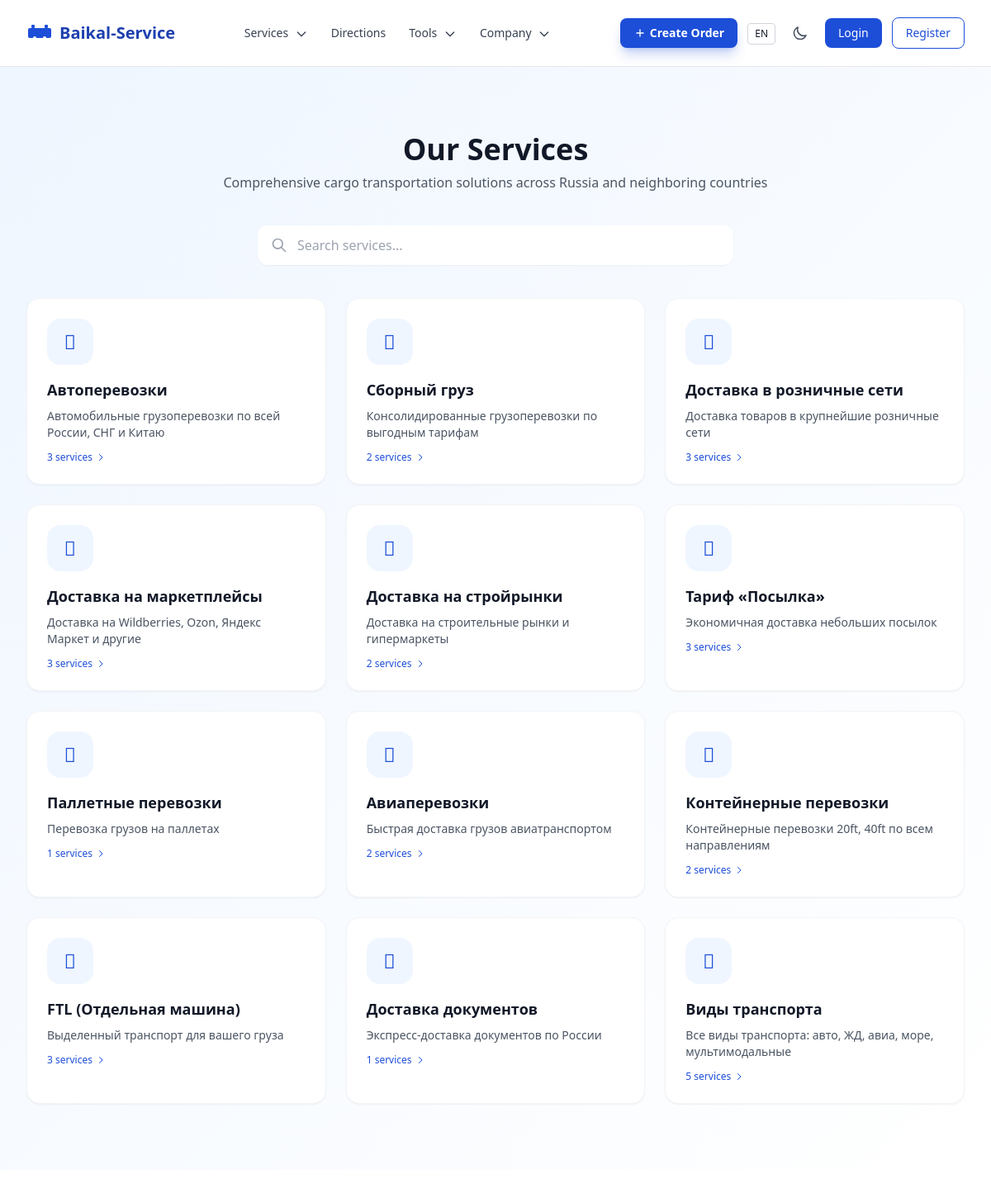
Screenshot of /ru/services/ with the database file from the repository.
### apps/services/models.py (models this page shows, shortened)
class ServiceCategory(models.Model):
    name = models.CharField(max_length=255, verbose_name=_('Name'))
    name_en = models.CharField(max_length=255, blank=True, verbose_name=_('Name (EN)'))
    slug = models.SlugField(unique=True, verbose_name=_('Slug'))
    icon = models.CharField(max_length=100, blank=True, verbose_name=_('Icon'))
    description = models.TextField(blank=True, verbose_name=_('Description'))
    description_en = models.TextField(blank=True, verbose_name=_('Description (EN)'))
    order = models.IntegerField(default=0, verbose_name=_('Order'))
    parent = models.ForeignKey('self', on_delete=models.SET_NULL, null=True, blank=True, related_name='children', verbose_name=_('Parent category'))
    class Meta:
        verbose_name = _('Service category')
        verbose_name_plural = _('Service categories')
        ordering = ['order']
    def get_localized_name(self, language='ru'):
        if language == 'en' and self.name_en:
            return self.name_en
        return self.name

### apps/services/views.py (the view)
# urls.py: path('', views.ServiceCategoryListView.as_view(), name='list'),
class ServiceCategoryListView(ListView):
    model = ServiceCategory
    template_name = 'pages/services/category_list.html'
    context_object_name = 'categories'
    paginate_by = 12
    def get_queryset(self):
        active_services = Service.objects.filter(is_active=True)
        qs = ServiceCategory.objects.filter(parent__isnull=True).prefetch_related(
            Prefetch('services', queryset=active_services),
            Prefetch('children', queryset=ServiceCategory.objects.all()),
        )
        q = self.request.GET.get('q', '').strip()
        if q:
            qs = qs.filter(
                Q(name__icontains=q) | Q(name_en__icontains=q) | Q(description__icontains=q)
            )
        else:
            qs = qs.filter(services__is_active=True).distinct()
        return qs

### apps/core/context_processors.py (called while the page is built)
def site_settings(request):
    return {
        'SITE_NAME': 'Baikal-Service',
        'SITE_DESCRIPTION': 'Logistics and cargo transportation across Russia and CIS',
        'theme': getattr(request, 'theme', 'light'),
        'DEBUG': settings.DEBUG,
    }

### apps/core/templatetags/i18n_extras.py (called while the page is built, shortened)
@register.filter
def localized(obj, language=None):
    if language is None:
        language = translation.get_language()
    lang_code = language[:2] if language else 'ru'
    if hasattr(obj, 'get_localized_name'):
        return obj.get_localized_name(lang_code)

@register.filter
def localized_field(obj, field_name):
    language = translation.get_language()
    lang_code = language[:2] if language else 'ru'
    if lang_code == 'en':
        en_field = f'{field_name}_en'
        if hasattr(obj, en_field):
            value = getattr(obj, en_field)
            if value:
                return value
    return getattr(obj, field_name, '')

### templates/pages/services/category_list.html (shortened to what this page needs)
{% extends 'base.html' %}{% load i18n static i18n_extras %}
{% block content %}
<div class="bg-gradient-to-br from-baikal-50 to-white dark:from-gray-900 dark:to-gray-800">
  <div class="max-w-7xl mx-auto px-4 sm:px-6 lg:px-8 py-12 lg:py-20">
    <h1 class="text-3xl lg:text-4xl font-bold text-gray-900 dark:text-white text-center mb-2">{% translate 'Our Services' %}</h1>
    <p class="text-gray-600 dark:text-gray-400 text-center max-w-2xl mx-auto mb-10">{% translate 'Comprehensive cargo transportation solutions across Russia and neighboring countries' %}</p>
    <div class="max-w-xl mx-auto mb-10">
      <div class="relative">
        <svg class="absolute left-4 top-1/2 -translate-y-1/2 w-5 h-5 text-gray-400" fill="none" stroke="currentColor" viewBox="0 0 24 24"><path stroke-linecap="round" stroke-linejoin="round" stroke-width="2" d="M21 21l-6-6m2-5a7 7 0 11-14 0 7 7 0 0114 0z"/></svg>
        <input type="text" name="q" value="{{ request.GET.q }}" placeholder="{% translate 'Search services...' %}" hx-get="{% url 'services:list' %}" hx-trigger="keyup changed delay:300ms" hx-target="#categories-grid" hx-select="#categories-grid" hx-swap="outerHTML" hx-push-url="true" class="w-full pl-12 pr-4 py-3 rounded-xl border-gray-300 dark:border-gray-600 bg-white dark:bg-gray-800 text-gray-900 dark:text-gray-100 focus:ring-2 focus:ring-baikal-500 focus:border-baikal-500 transition-colors shadow-sm">
      </div>
    </div>
    <div id="categories-grid" class="grid grid-cols-1 sm:grid-cols-2 lg:grid-cols-3 gap-6">
      {% for category in categories %}
      <a href="{% url 'services:category' slug=category.slug %}" class="group bg-white dark:bg-gray-800 rounded-2xl p-6 shadow-sm hover:shadow-xl border border-gray-100 dark:border-gray-700 transition-all duration-300">
        <div class="w-14 h-14 rounded-2xl bg-baikal-50 dark:bg-baikal-900/30 flex items-center justify-center mb-4 group-hover:scale-110 group-hover:bg-baikal-100 dark:group-hover:bg-baikal-900/50 transition-all duration-300">
          {% if category.icon %}
          <i class="{{ category.icon }} text-2xl text-baikal-600 dark:text-baikal-400"></i>
          {% endif %}
        </div>
        <h3 class="text-lg font-semibold text-gray-900 dark:text-white mb-2 group-hover:text-baikal-600 dark:group-hover:text-baikal-400 transition-colors">{{ category|localized }}</h3>
        <p class="text-sm text-gray-600 dark:text-gray-400 line-clamp-2">{{ category|localized_field:'description' }}</p>
        {% if category.services.all|length %}
        <div class="mt-3 flex items-center gap-1 text-xs text-baikal-600 dark:text-baikal-400 font-medium">
          <span>{{ category.services.all|length }} {% translate 'services' %}</span>
          <svg class="w-3 h-3" fill="none" stroke="currentColor" viewBox="0 0 24 24"><path stroke-linecap="round" stroke-linejoin="round" stroke-width="2" d="M9 5l7 7-7 7"/></svg>
        </div>
        {% endif %}
      </a>
      {% endfor %}
    </div>
  </div>
</div>
{% endblock %}

### static/css/styles.css (style rules this page uses)
html { line-height: 1.5; -webkit-text-size-adjust: 100%; -moz-tab-size: 4; tab-size: 4; font-family: 'Inter', ui-sans-serif, system-ui, sans-serif; font-feature-settings: normal; font-variation-settings: normal; -webkit-tap-highlight-color: transparent; }
body { margin: 0; line-height: inherit; }
a { color: inherit; text-decoration: inherit; }

### rows the page displays
ServiceCategory: name "Автоперевозки", description "Автомобильные грузоперевозки по всей России, СНГ и Китаю", services.all|length "3"
ServiceCategory: name "Сборный груз", description "Консолидированные грузоперевозки по выгодным тарифам", services.all|length "2"
ServiceCategory: name "Доставка в розничные сети", description "Доставка товаров в крупнейшие розничные сети", services.all|length "3"
ServiceCategory: name "Доставка на маркетплейсы", description "Доставка на Wildberries, Ozon, Яндекс Маркет и другие", services.all|length "3"
ServiceCategory: name "Доставка на стройрынки", description "Доставка на строительные рынки и гипермаркеты", services.all|length "2"
ServiceCategory: name "Тариф «Посылка»", description "Экономичная доставка небольших посылок", services.all|length "3"
ServiceCategory: name "Паллетные перевозки", description "Перевозка грузов на паллетах", services.all|length "1"
ServiceCategory: name "Авиаперевозки", description "Быстрая доставка грузов авиатранспортом", services.all|length "2"
ServiceCategory: name "Контейнерные перевозки", description "Контейнерные перевозки 20ft, 40ft по всем направлениям", services.all|length "2"
ServiceCategory: name "FТL (Отдельная машина)", description "Выделенный транспорт для вашего груза", services.all|length "3"
ServiceCategory: name "Доставка документов", description "Экспресс-доставка документов по России", services.all|length "1"
ServiceCategory: name "Виды транспорта", description "Все виды транспорта: авто, ЖД, авиа, море, мультимодальные", services.all|length "5"

### other values shown
{{ lang_code }} "EN"
